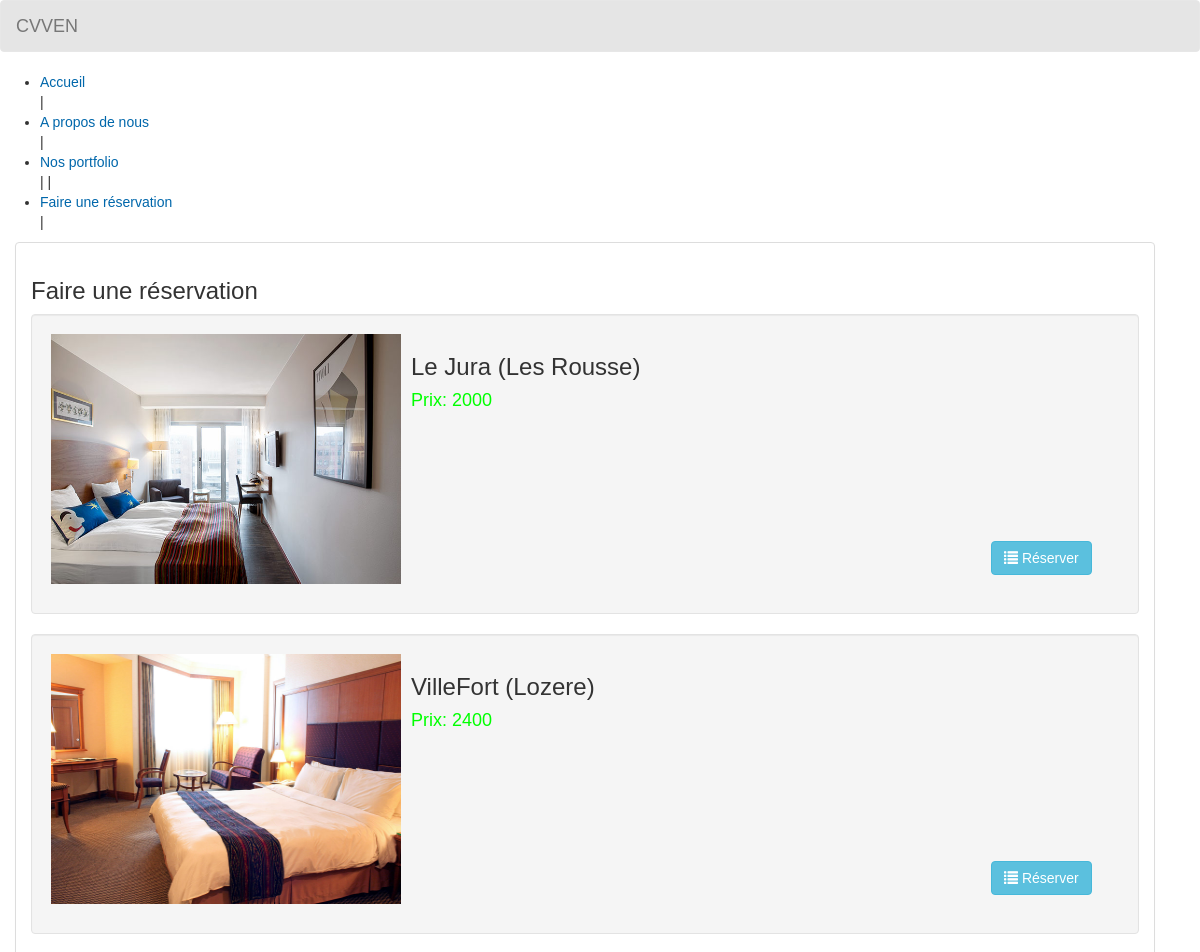
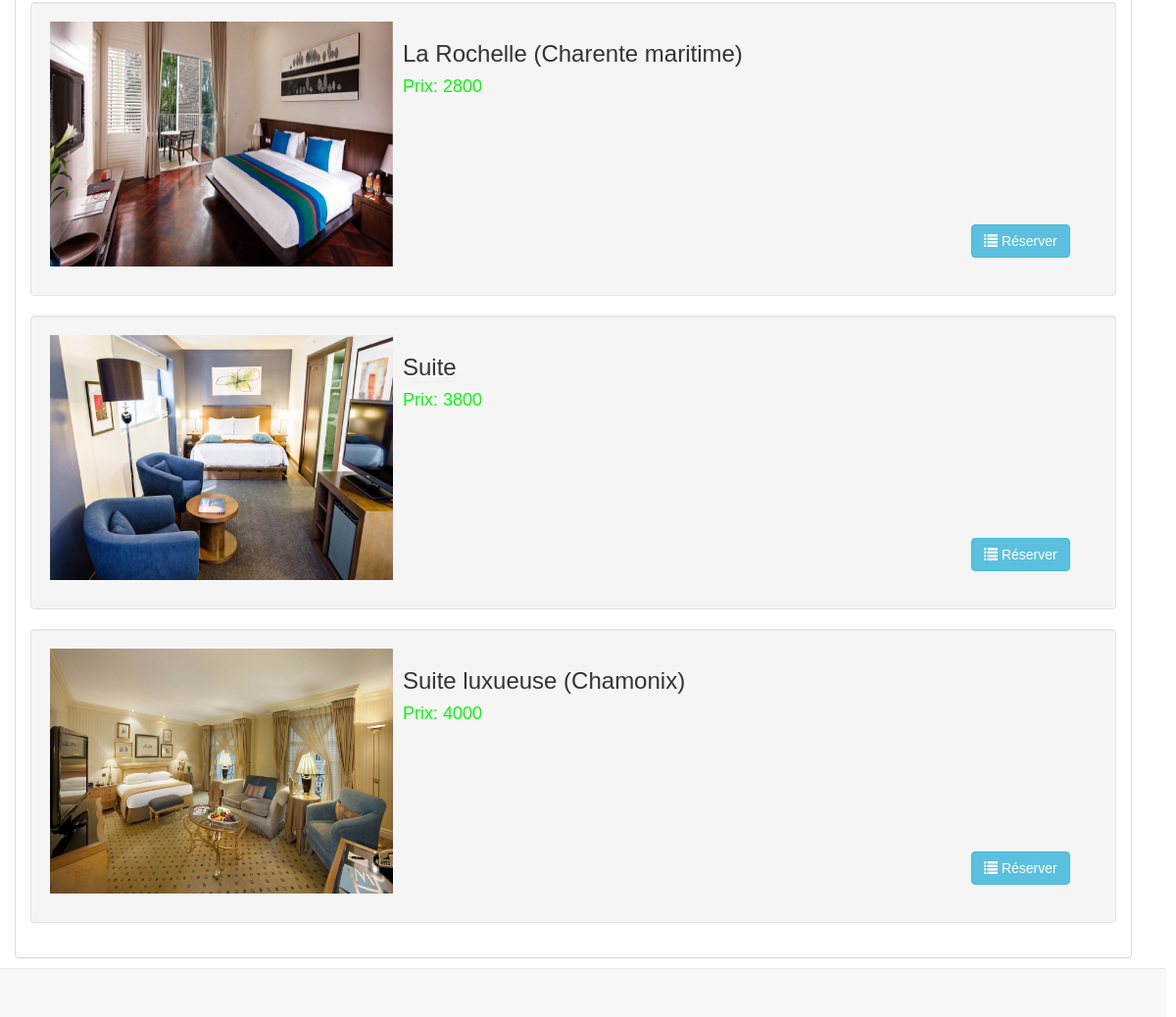
The app's page /reservation.php with its own data (2 pictures, top to bottom).
### tables this page shows
CREATE TABLE `chambre` (
  `chambre_id` int(11) NOT NULL,
  `chambre_type` varchar(50) NOT NULL,
  `prix` varchar(11) NOT NULL,
  `photo` varchar(100) NOT NULL
);

### reservation.php (the view, shortened to what this page needs)
<!DOCTYPE html>
<html lang = "en">
	<head>
		<link rel = "stylesheet" type = "text/css" href = "css/bootstrap.css " />
		<link rel = "stylesheet" type = "text/css" href = "css/style.css" />
	</head>
<body>
	<nav style = "background-color:rgba(0, 0, 0, 0.1);" class = "navbar navbar-default">
		<div  class = "container-fluid">
			<div class = "navbar-header">
				<a class = "navbar-brand" >CVVEN</a>
			</div>
		</div>
	</nav>
	<ul id = "menu">
		<li><a href = "accueil.php">Accueil</a></li> |
		<li><a href = "Apropos.php">A propos de nous</a></li> |
		<li><a href = "contact.php">Nos portfolio</a></li> | |
		<li><a href = "reservation.php">Faire une réservation</a></li> |
	</ul>
	<div style = "margin-left:0;" class = "container">
		<div class = "panel panel-default">
			<div class = "panel-body">
				<strong><h3>Faire une réservation</h3></strong>
				<?php
					require_once 'admin/connect.php';
					$query = $conn->query("SELECT * FROM `chambre` ORDER BY `prix` ASC") or die(mysql_error());
					while($fetch = $query->fetch_array()){
				?>
					<div class = "well" style = "height:300px; width:100%;">
						<div style = "float:left;">
							<img src = "photo/<?php echo $fetch['photo']?>" height = "250" width = "350"/>
						</div>
						<div style = "float:left; margin-left:10px;">
							<h3><?php echo $fetch['chambre_type']?></h3>
							<h4 style = "color:#00ff00;"><?php echo "Prix: ".$fetch['prix'].""?></h4>
							<br /><br /><br /><br /><br /><br />
							<a style = "margin-left:580px;" href = "ajouterResa.php?chambre_id=<?php echo $fetch['chambre_id']?>" class = "btn btn-info"><i class = "glyphicon glyphicon-list"></i> Réserver</a>
						</div>
					</div>
				<?php
					}
				?>
			</div>
		</div>
	</div>
	<br />
	<br />
	<div style = "text-align:right; margin-right:10px;" class = "navbar navbar-default navbar-fixed-bottom">
	</div>
</body>
</html>

### css/style.css (style rules this page uses)
body { font-family:Arial, Sans-Serif; }
a { color:#0067ab; text-decoration:none; }

### records on screen
chambre: photo (picture), chambre_type "Le Jura (Les Rousse)", prix "2000"
chambre: photo (picture), chambre_type "VilleFort (Lozere)", prix "2400"
chambre: photo (picture), chambre_type "La Rochelle (Charente maritime)", prix "2800"
chambre: photo (picture), chambre_type "Suite", prix "3800"
chambre: photo (picture), chambre_type "Suite luxueuse (Chamonix)", prix "4000"
